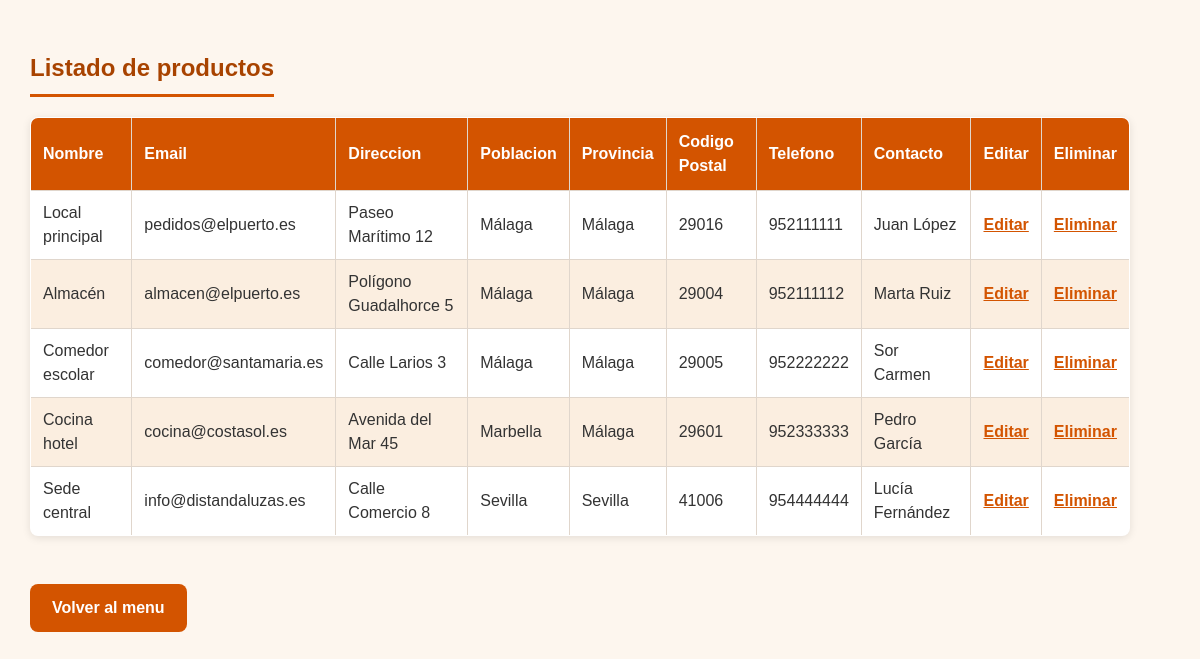
/direcciones/listar.php, run on the app's committed database.
### tables this page shows
CREATE TABLE `direccion` (
  `id` int(11) NOT NULL,
  `idEntidad` int(11) NOT NULL,
  `nombre` varchar(50) NOT NULL,
  `direccion` varchar(100) DEFAULT NULL,
  `telefono` varchar(20) NOT NULL,
  `mail` varchar(100) DEFAULT NULL,
  `contacto` varchar(60) NOT NULL,
  `poblacion` varchar(50) NOT NULL,
  `provincia` varchar(50) NOT NULL,
  `cp` varchar(20) NOT NULL
);

### direcciones/listar.php (the view, shortened to what this page needs)
<?php
require_once __DIR__ . '/../conexion.php';
$consulta = $cn->query("SELECT * FROM direccion");
$direcciones = $consulta->fetchAll(PDO::FETCH_OBJ);
?>
<!DOCTYPE html>
<html lang="en">
<head>
    <link rel="stylesheet" href="../css/estilos.css">
</head>
<body>
    <h2>Listado de productos</h2>
    <table>
        <thead>
            <tr>
                <th>Nombre</th>
                <th>Email</th>
                <th>Direccion</th>
                <th>Poblacion</th>
                <th>Provincia</th>
                <th>Codigo Postal</th>
                <th>Telefono</th>
                <th>Contacto</th>
                <th>Editar</th>
                <th>Eliminar</th>
            </tr>
        </thead>
        <tbody>
            <?php foreach ($direcciones as $dir) { ?>
                <tr>
                    <td><?php echo $dir->nombre ?></td>
                    <td><?php echo $dir->mail ?></td>
                    <td><?php echo $dir->direccion ?></td>
                    <td><?php echo $dir->poblacion ?></td>
                    <td><?php echo $dir->provincia ?></td>
                    <td><?php echo $dir->cp ?></td>
                    <td><?php echo $dir->telefono ?></td>
                    <td><?php echo $dir->contacto ?></td>
                    <td><a href="<?php echo "editar.php?id=" . $dir->id ?>">Editar</a></td>
                    <td><a href="<?php echo "eliminar.php?id=" . $dir->id ?>">Eliminar</a></td>
                </tr>
            <?php } ?>
        </tbody>
    </table>
    <br><br>
    <a href="../index.php">Volver al menu</a>
</body>
</html>

### css/estilos.css (style rules this page uses)
:root { --principal: #d35400; --principal-oscuro: #a84300; --secundario: #27ae60; --fondo: #fdf6ee; --blanco: #ffffff; --texto: #333333; --borde: #e0d6cc; --fila-par: #fbeee0; }
* { box-sizing: border-box; }
body { margin: 0; padding: 30px; font-family: Arial, Helvetica, sans-serif; background-color: var(--fondo); color: var(--texto); line-height: 1.5; }
h1, h2, h3 { color: var(--principal-oscuro); }
h2 { border-bottom: 3px solid var(--principal); padding-bottom: 8px; display: inline-block; }
a { color: var(--principal); font-weight: bold; }
table { border-collapse: collapse; width: 100%; max-width: 1100px; background-color: var(--blanco); box-shadow: 0 2px 8px rgba(0, 0, 0, 0.1); border-radius: 8px; overflow: hidden; }
table, th, td { border: 1px solid var(--borde); }
th { background-color: var(--principal); color: var(--blanco); padding: 12px; text-align: left; }
td { padding: 10px 12px; }
tbody tr:nth-child(even) { background-color: var(--fila-par); }
body > a { display: inline-block; padding: 12px 22px; margin: 0 10px 10px 0; background-color: var(--principal); color: var(--blanco); text-decoration: none; border-radius: 8px; font-weight: bold; transition: background-color 0.2s; }

### data on the page
direccion: nombre "Local principal", mail "pedidos@elpuerto.es", direccion "Paseo Marítimo 12", poblacion "Málaga", provincia "Málaga", cp "29016", telefono "952111111", contacto "Juan López"
direccion: nombre "Almacén", mail "almacen@elpuerto.es", direccion "Polígono Guadalhorce 5", poblacion "Málaga", provincia "Málaga", cp "29004", telefono "952111112", contacto "Marta Ruiz"
direccion: nombre "Comedor escolar", mail "comedor@santamaria.es", direccion "Calle Larios 3", poblacion "Málaga", provincia "Málaga", cp "29005", telefono "952222222", contacto "Sor Carmen"
direccion: nombre "Cocina hotel", mail "cocina@costasol.es", direccion "Avenida del Mar 45", poblacion "Marbella", provincia "Málaga", cp "29601", telefono "952333333", contacto "Pedro García"
direccion: nombre "Sede central", mail "info@distandaluzas.es", direccion "Calle Comercio 8", poblacion "Sevilla", provincia "Sevilla", cp "41006", telefono "954444444", contacto "Lucía Fernández"
